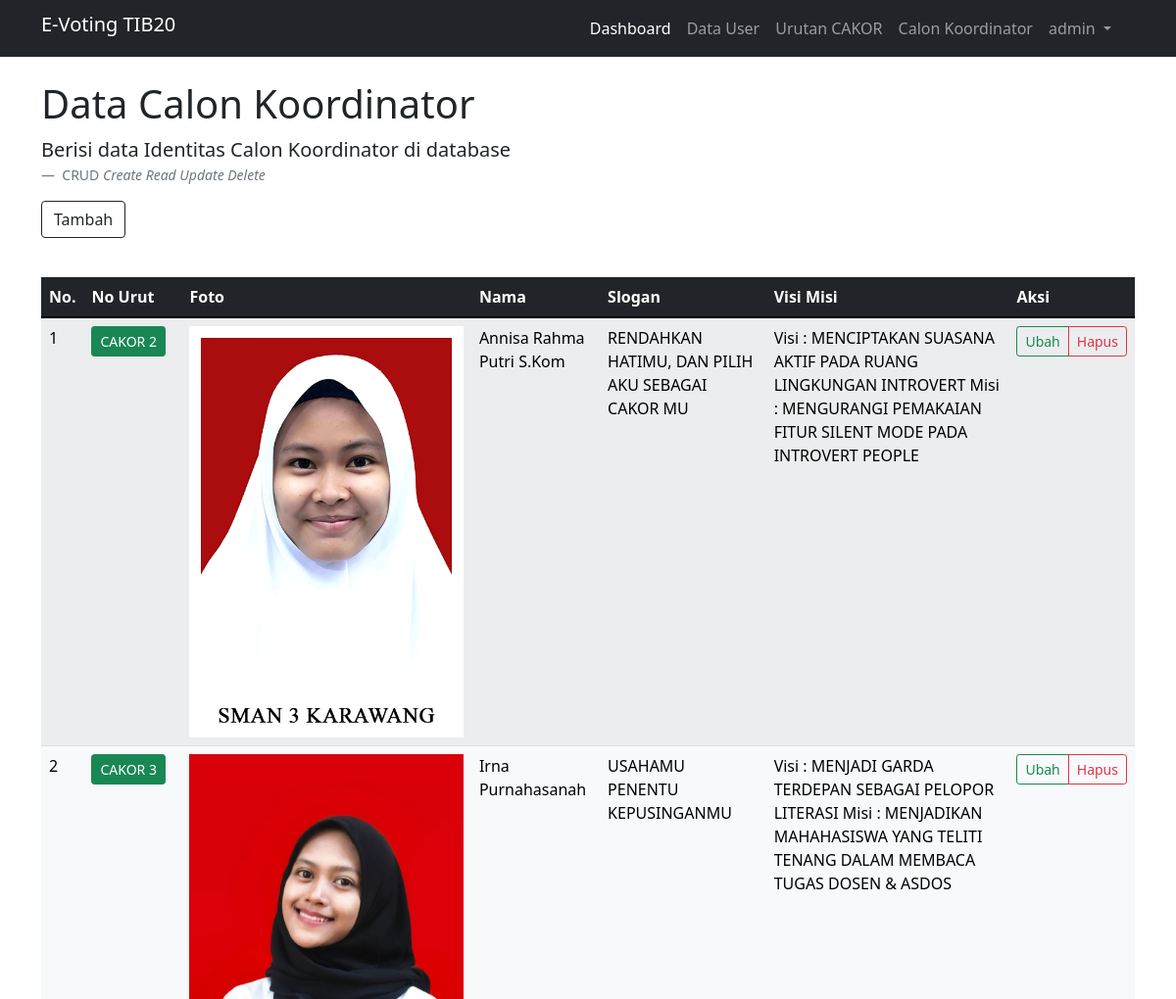
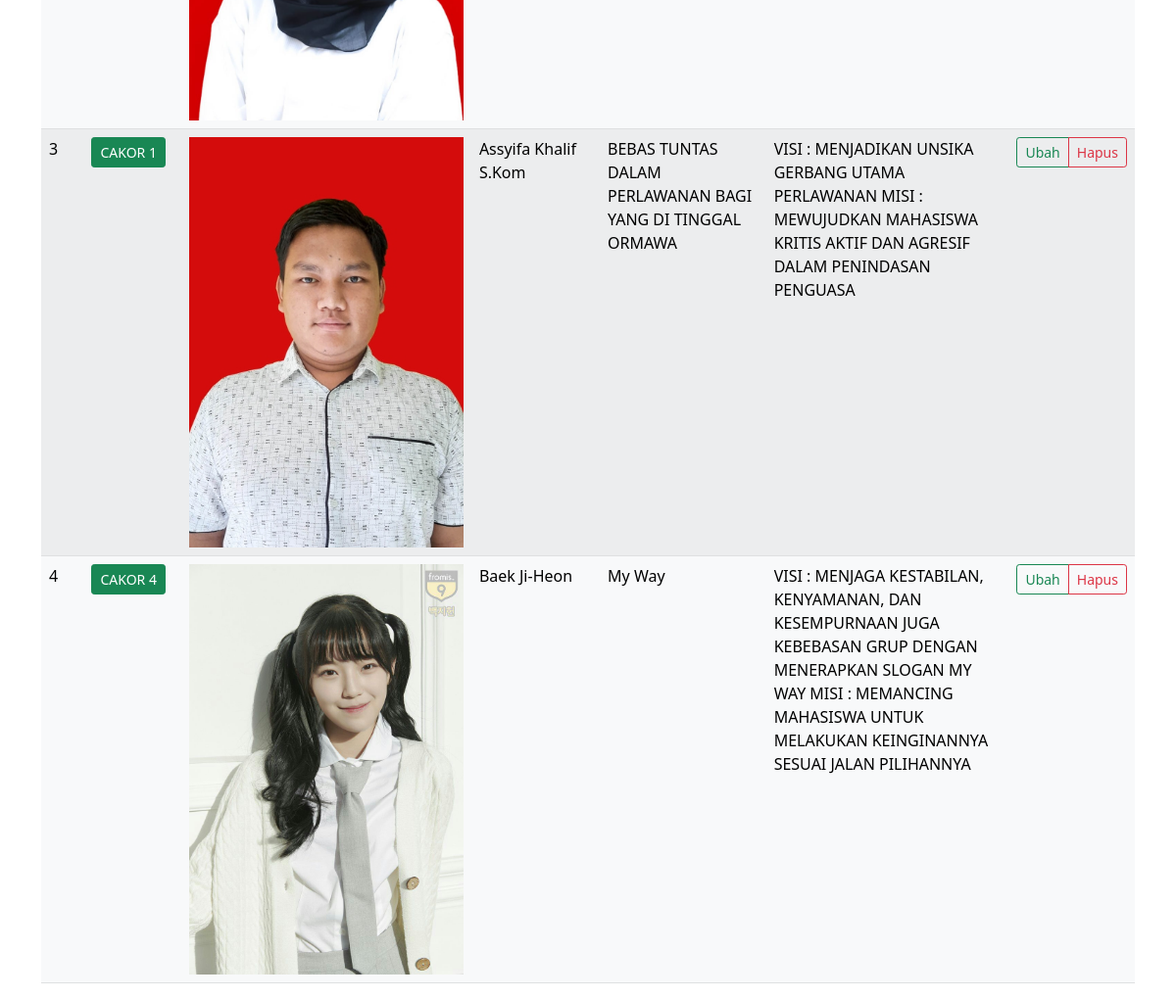
Screenshot of /EvotingKel8/back/index.php?page=identitas (signed in) with the database file from the repository (2 pictures, top to bottom).
### tables this page shows
CREATE TABLE `identitas` (
  `id_idt` int(12) NOT NULL,
  `id_ckr` int(12) NOT NULL,
  `nama` varchar(50) NOT NULL,
  `slogan` varchar(100) NOT NULL,
  `foto` varchar(255) NOT NULL,
  `vm` text NOT NULL
);

CREATE TABLE `cakor` (
  `id_ckr` int(12) NOT NULL,
  `nu_ckr` varchar(50) NOT NULL
);

### EvotingKel8/back/identitas/index.php (the view, shortened to what this page needs)
<?php
        if($_SESSION['jns_usr'] == "admin"){
        ?>
<div class="row">
    <div class="col-md-12">
        <div class="d-flex justify-content-between">
            <figure>
                <h1>Data Calon Koordinator</h1>
                <blockquote class="blockquote">
                    <p> Berisi data Identitas Calon Koordinator di database</p>
                </blockquote>
                <figcaption class="blockquote-footer">
                    CRUD <cite title="Source Title">Create Read Update Delete</cite>
                </figcaption>
                <a href="index.php?page=identitas_create" class="btn btn btn-outline-dark">Tambah</a>
            </figure>
        </div>
        <br>
        <div class="table-responsive-xxl">
            <table class="table table-light table-striped">
                <thead>
                    <tr class="table-dark">
                        <th>No.</th>
                        <th width="100">No Urut</th>
                        <th>Foto</th>
                        <th>Nama</th>
                        <th>Slogan</th>
                        <th>Visi Misi</th>
                        <th>Aksi</th>
                    </tr>
                </thead>
                <tbody>
                    <?php
                        $query = mysqli_query($koneksi, "SELECT * FROM identitas JOIN cakor ON identitas.id_ckr = cakor.id_ckr");
                        $no = 1;
                        if (mysqli_num_rows($query) > 0) {
                            foreach ($query as $data){
                    ?>
                    <tr>
                        <td><?= $no++ ?></td>
                        <td>
                            <a class="btn btn-sm btn-success""><?= $data['nu_ckr'] ?></a>
                        </td>
                        <td>
                            <a href=" ./assets/img/<?=$data['foto']?>">
                                <img src="./assets/img/<?=$data['foto']?>" class="img-fluid" width="100%" alt="">
                            </a>
                        </td>
                        <td><?=$data['nama'] ?></td>
                        <td><?=$data['slogan'] ?></td>
                        <td><?=$data['vm'] ?></td>
                        <td>
                            <div class="btn-group ">
                                <a href="index.php?page=identitas_edit&id=<?= $data['id_ckr'] ?>"
                                    class="btn btn-sm btn-outline-success">Ubah</a>
                                <a href="index.php?page=identitas_delete&id=<?= $data['id_ckr'] ?>"
                                    class="btn btn-sm btn btn-outline-danger"
                                    onclick="return confirm('Apakah anda yakin ingin menghapus data ini ?')">Hapus</a>
                            </div>
                        </td>
                    </tr>
                    <?php
                            }
                        }
                    ?>
                </tbody>
            </table>
        </div>
    </div>
</div>
<?php
} else if($_SESSION['jns_usr'] == "mhs") {
?> <script>
window.location.href = 'index.php';
</script>
<?php
      }
       ?>

### rows the page displays
identitas: id_ckr.nu_ckr "CAKOR 2", foto (picture), nama "Annisa Rahma Putri S.Kom", slogan "RENDAHKAN HATIMU, DAN PILIH AKU SEBAGAI CAKOR MU", vm "Visi : MENCIPTAKAN SUASANA AKTIF PADA RUANG LINGKUNGAN INTROVERT Misi : MENGURANGI PEMAKAIAN FITUR SILENT MODE PADA INTROVERT PEOPLE"
identitas: id_ckr.nu_ckr "CAKOR 3", foto (picture), nama "Irna Purnahasanah", slogan "USAHAMU PENENTU KEPUSINGANMU", vm "Visi : MENJADI GARDA TERDEPAN SEBAGAI PELOPOR LITERASI Misi : MENJADIKAN MAHAHASISWA YANG TELITI TENANG DALAM MEMBACA TUGAS DOSEN & ASDOS"
identitas: id_ckr.nu_ckr "CAKOR 1", foto (picture), nama "Assyifa Khalif S.Kom", slogan "BEBAS TUNTAS DALAM PERLAWANAN BAGI YANG DI TINGGAL ORMAWA", vm "VISI : MENJADIKAN UNSIKA GERBANG UTAMA PERLAWANAN MISI : MEWUJUDKAN MAHASISWA KRITIS AKTIF DAN AGRESIF DALAM PENINDASAN PENGUASA"
identitas: id_ckr.nu_ckr "CAKOR 4", foto (picture), nama "Baek Ji-Heon", slogan "My Way", vm "VISI : MENJAGA KESTABILAN, KENYAMANAN, DAN KESEMPURNAAN JUGA KEBEBASAN GRUP DENGAN MENERAPKAN SLOGAN MY WAY MISI : MEMANCING MAHASISWA UNTUK MELAKUKAN KEINGINANNYA SESUAI JALAN PILIHANNYA"

### other values shown
$_SESSION['nm_usr'] "admin"
